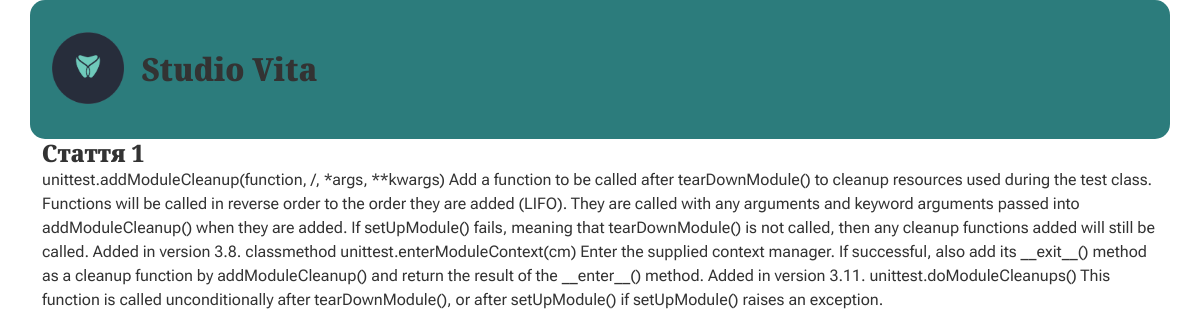
/block/added-in-version-311, run on the app's committed database.
### block/models.py (models this page shows, shortened)
class Article(models.Model):
    title = models.CharField(max_length=30)
    full_text = models.TextField()
    summary = models.CharField(max_length=225)
    category = models.CharField(max_length=30)
    pubdate = models.DateTimeField()
    slug = models.CharField(max_length=225, unique=True)

### block/views.py (the view)
# urls.py: path('block/<slug:slug>', views.article_page, name='article_page'),
def article_page(request, slug):
    article = Article.objects.get(slug=slug)
    context = {"article": article}
    return render(request, 'article_page.html', context)

### block/templates/article_page.html (shortened to what this page needs)
{% extends 'base.html' %}
{% load static %}
{% block content %}
<div class="article">
    <h2 class="article-title">{{article.title}}</h2>
    <p class="article-text_full">{{article.full_text}}</p>
</div>
{% endblock %}

### block/static/block/styles.css (style rules this page uses)
body { font-family:'Roboto Flex', Arial, Helvetica, sans-serif; font-size: 16px; color: #333; }
h1, h2, h3 { font-family:'Noto Serif SemiCondensed'; font-weight: 350; }
h2 { font-size: 1.5em; }
.article { margin-bottom: 2em; }
h2.article-title { font-family: 'Noto Serif SemiCondensed'; margin: 0; }

### data on the page
Article: title "Стаття 1", full_text "unittest.addModuleCleanup(function, /, *args, **kwargs) Add a function to be called after tearDownModule() to cleanup resources used during the test class. Functions will be called in reverse order to the order they are added (LIFO). They are called with any arguments and keyword arguments passed into addModuleCleanup() when they are added. If setUpModule() fails, meaning that tearDownModule() is not called, then any cleanup functions added will still be called. Added in version 3.8. classmethod unittest.enterModuleContext(cm) Enter the supplied context manager. If successful, also add its __exit__() method as a cleanup function by addModuleCleanup() and return the result of the __enter__()…"
